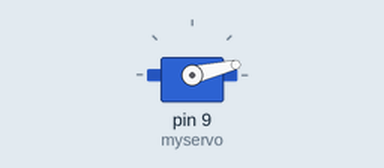
The sketch below on a simulated Arduino Uno, built with avr-gcc and run on an emulated ATmega328P. Shown: servo.

Above: at 0.05 s.
At 1.15 s:
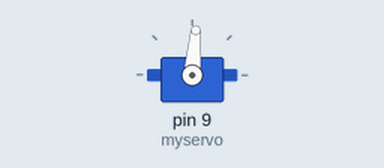
At 2.3 s:
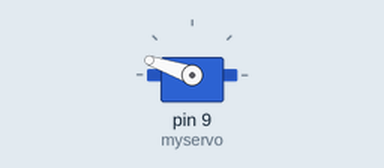
At 4.6 s:
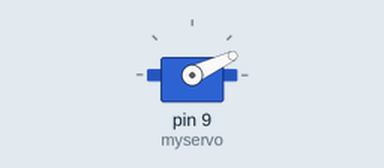
Timing chart, 0 to 6.3 s (numbered marks = the images above):
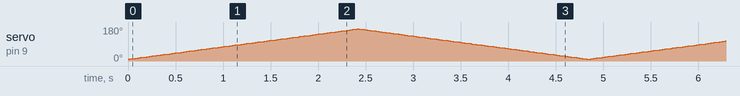

The sketch:

Sweep_1.ino
```cpp
/* Sweep

   Rotazione di un servomotore tramite la librerio Servo.h .

L'utilizzo della libreria Servo rende inutilizzabile analogWrite()
sui pin 9 e 10 dato che utilizza i timer associati a questi PIN.

Power: un servo da 9g puo' arrivare ad impegnare 750mA sotto carico
(se viene opposta resistenza al movimento del servo), un  SG90 prende
~62mA se il movimento e' libero. Quindi in fase di test il servo puo'
essere alimentato direttamente da una scheda Arduino (200ma dal PIN 5v)
ma per l'uso finale dovra' essere alimentato autonomamente.

Schema: https://www.arduino.cc/en/uploads/Tutorial/sweep_bb.png
        http://microbotlabs.com/images/mearm-uno-servo-1.jpg
   */

#include <Servo.h>

Servo myservo;  // create servo object to control a servo
                // a maximum of eight servo objects can be created

int pos = 0;    // variable to store the servo position
const byte min = 10; // Ai servo economici non piace arrivare agli estremi ;)
const byte max = 170;
const int pausa = 15;

void setup()
{
  myservo.attach(9);  // attaches the servo on pin 9 to the servo object
}


void loop()
{
  for (pos = min; pos < max; pos += 1)  // goes from 0 degrees to 180 degrees
  {                                  // in steps of 1 degree
    myservo.write(pos);              // tell servo to go to position in variable 'pos'
    delay(15);                       // waits 15ms for the servo to reach the position
  }
  for (pos = max; pos >= min; pos -= 1)     // goes from 180 degrees to 0 degrees
  {
    myservo.write(pos);              // tell servo to go to position in variable 'pos'
    delay(pausa);                       // waits 15ms for the servo to reach the position
  }
}
```
